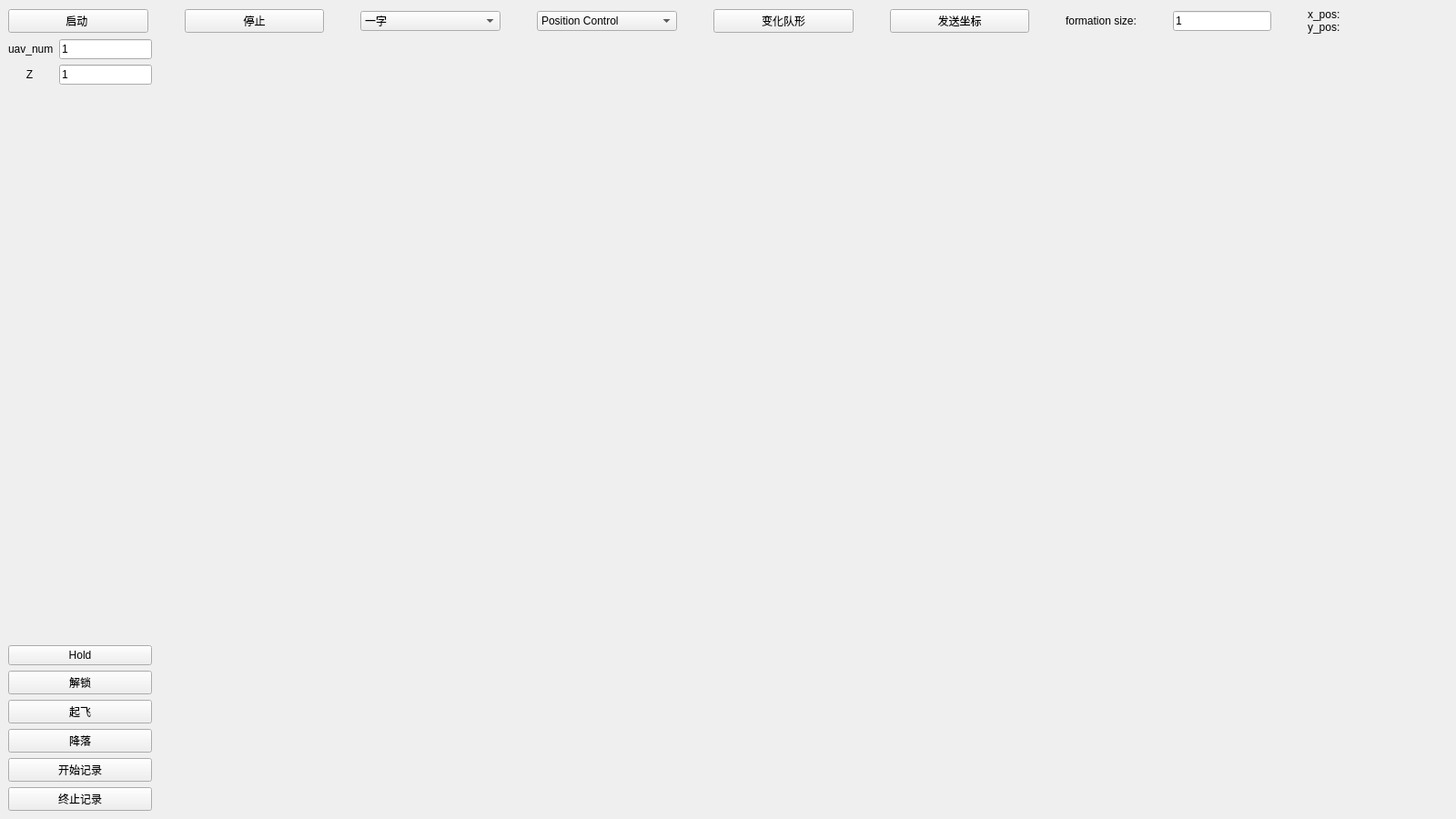
<?xml version="1.0" encoding="UTF-8"?>
<ui version="4.0">
 <class>MainWindow</class>
 <widget class="QMainWindow" name="MainWindow">
  <property name="geometry">
   <rect>
    <x>0</x>
    <y>0</y>
    <width>1600</width>
    <height>900</height>
   </rect>
  </property>
  <property name="windowTitle">
   <string>MainWindow</string>
  </property>
  <widget class="QWidget" name="centralwidget">
   <layout class="QHBoxLayout" name="horizontalLayout_2">
    <item>
     <layout class="QVBoxLayout" name="verticalLayout" stretch="1,100">
      <property name="spacing">
       <number>6</number>
      </property>
      <item>
       <layout class="QHBoxLayout" name="horizontalLayout">
        <property name="spacing">
         <number>40</number>
        </property>
        <property name="sizeConstraint">
         <enum>QLayout::SetDefaultConstraint</enum>
        </property>
        <item>
         <widget class="QPushButton" name="start_btn">
          <property name="text">
           <string>启动 </string>
          </property>
         </widget>
        </item>
        <item>
         <widget class="QPushButton" name="stop_btn">
          <property name="text">
           <string>停止</string>
          </property>
         </widget>
        </item>
        <item>
         <widget class="QComboBox" name="formation">
          <item>
           <property name="text">
            <string>一字</string>
           </property>
          </item>
          <item>
           <property name="text">
            <string>人字</string>
           </property>
          </item>
          <item>
           <property name="text">
            <string>四边形</string>
           </property>
          </item>
          <item>
           <property name="text">
            <string>圆形</string>
           </property>
          </item>
         </widget>
        </item>
        <item>
         <widget class="QComboBox" name="control_mode">
          <item>
           <property name="text">
            <string>Position Control</string>
           </property>
          </item>
          <item>
           <property name="text">
            <string>Velocity Control</string>
           </property>
          </item>
          <item>
           <property name="text">
            <string>Accel Control</string>
           </property>
          </item>
         </widget>
        </item>
        <item>
         <widget class="QPushButton" name="change_formation_btn">
          <property name="text">
           <string>变化队形</string>
          </property>
         </widget>
        </item>
        <item>
         <widget class="QPushButton" name="send_pos_btn">
          <property name="text">
           <string>发送坐标</string>
          </property>
         </widget>
        </item>
        <item>
         <layout class="QHBoxLayout" name="horizontalLayout_4">
          <item>
           <widget class="QLabel" name="label">
            <property name="text">
             <string>formation size:</string>
            </property>
           </widget>
          </item>
          <item>
           <widget class="QLineEdit" name="formation_size">
            <property name="sizePolicy">
             <sizepolicy hsizetype="Minimum" vsizetype="Fixed">
              <horstretch>0</horstretch>
              <verstretch>0</verstretch>
             </sizepolicy>
            </property>
            <property name="text">
             <string>1</string>
            </property>
           </widget>
          </item>
         </layout>
        </item>
        <item>
         <layout class="QVBoxLayout" name="verticalLayout_3">
          <property name="spacing">
           <number>0</number>
          </property>
          <item>
           <widget class="QLabel" name="x_pos">
            <property name="text">
             <string>x_pos:</string>
            </property>
           </widget>
          </item>
          <item>
           <widget class="QLabel" name="y_pos">
            <property name="text">
             <string>y_pos:</string>
            </property>
           </widget>
          </item>
         </layout>
        </item>
       </layout>
      </item>
      <item>
       <layout class="QHBoxLayout" name="horizontalLayout_3" stretch="1,9">
        <item>
         <layout class="QVBoxLayout" name="verticalLayout_2" stretch="1,3,3,3,3,3,3">
          <item>
           <layout class="QFormLayout" name="formLayout">
            <item row="0" column="0">
             <widget class="QLabel" name="label_2">
              <property name="text">
               <string>uav_num</string>
              </property>
             </widget>
            </item>
            <item row="0" column="1">
             <widget class="QLineEdit" name="uav_num">
              <property name="text">
               <string>1</string>
              </property>
             </widget>
            </item>
            <item row="1" column="0">
             <widget class="QLabel" name="label_3">
              <property name="text">
               <string>      Z</string>
              </property>
             </widget>
            </item>
            <item row="1" column="1">
             <widget class="QLineEdit" name="z_value">
              <property name="text">
               <string>1</string>
              </property>
             </widget>
            </item>
           </layout>
          </item>
          <item>
           <widget class="QPushButton" name="hold_btn">
            <property name="text">
             <string>Hold</string>
            </property>
           </widget>
          </item>
          <item>
           <widget class="QPushButton" name="unlock_btn">
            <property name="text">
             <string>解锁</string>
            </property>
           </widget>
          </item>
          <item>
           <widget class="QPushButton" name="takeoff_btn">
            <property name="text">
             <string>起飞</string>
            </property>
           </widget>
          </item>
          <item>
           <widget class="QPushButton" name="landing_btn">
            <property name="text">
             <string>降落</string>
            </property>
           </widget>
          </item>
          <item>
           <widget class="QPushButton" name="start_record_btn">
            <property name="text">
             <string>开始记录</string>
            </property>
           </widget>
          </item>
          <item>
           <widget class="QPushButton" name="end_record_btn">
            <property name="text">
             <string>终止记录</string>
            </property>
           </widget>
          </item>
         </layout>
        </item>
        <item>
         <layout class="QVBoxLayout" name="canvas_layout"/>
        </item>
       </layout>
      </item>
     </layout>
    </item>
   </layout>
  </widget>
 </widget>
 <resources/>
 <connections/>
</ui>
